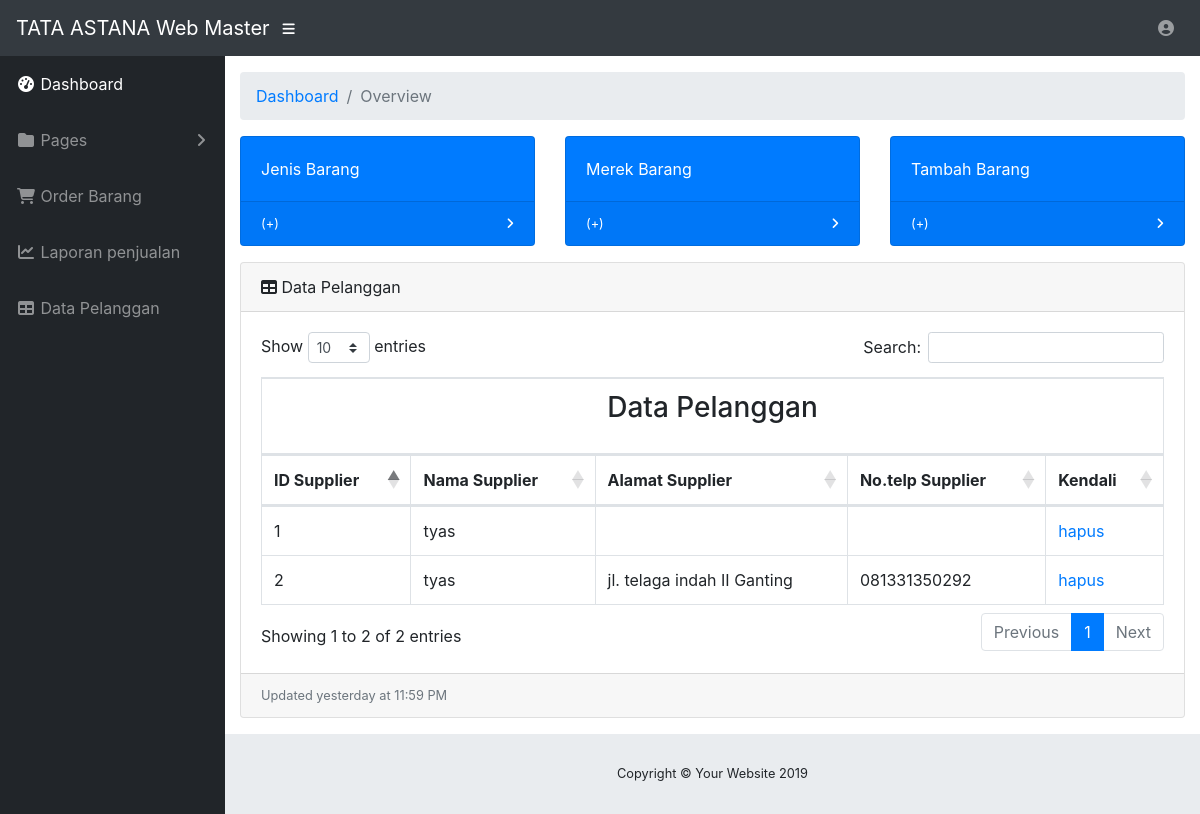
The app's page /tatamaster/datapel.php with its own data.
### tables this page shows
CREATE TABLE `user` (
  `id_pel` int(11) NOT NULL,
  `nama_pel` varchar(80) NOT NULL,
  `alamat_pel` varchar(225) NOT NULL,
  `no_telp_pel` varchar(13) NOT NULL,
  `username` varchar(80) NOT NULL,
  `password` varchar(80) NOT NULL
);

### tatamaster/datapel.php (the view, shortened to what this page needs)
<!DOCTYPE html>
<html lang="en">
<head>
  <link href="vendor/fontawesome-free/css/all.min.css" rel="stylesheet" type="text/css">
  <link href="vendor/datatables/dataTables.bootstrap4.css" rel="stylesheet">
  <link href="css/sb-admin.css" rel="stylesheet">
</head>
<body id="page-top">
  <nav class="navbar navbar-expand navbar-dark bg-dark static-top">
    <a class="navbar-brand mr-1" href="dashboard.php">TATA ASTANA Web Master</a>
    <button class="btn btn-link btn-sm text-white order-1 order-sm-0" id="sidebarToggle" href="#">
      <i class="fas fa-bars"></i>
    </button>
    <ul class="navbar-nav ml-auto ml-md-0">
      <li class="nav-item dropdown no-arrow">
        <a class="nav-link dropdown-toggle" href="#" id="userDropdown" role="button" data-toggle="dropdown" aria-haspopup="true" aria-expanded="false">
          <i class="fas fa-user-circle fa-fw"></i>
        </a>
      </li>
    </ul>
  </nav>
  <div id="wrapper">
<?php include 'sidebar.php'; ?>
    <div id="content-wrapper">
      <div class="container-fluid">
        <ol class="breadcrumb">
          <li class="breadcrumb-item">
            <a href="dashboard.php">Dashboard</a>
          </li>
          <li class="breadcrumb-item active">Overview</li>
        </ol>
        <div class="row">
          <div class="col-xl-4 col-sm-6 mb-3">
            <div class="card text-white bg-primary o-hidden h-100">
              <div class="card-body">
                <div class="mr-5">Jenis Barang</div>
              </div>
              <a class="card-footer text-white clearfix small z-1" href="jenis.php">
                <span class="float-left">(+)</span>
                <span class="float-right">
                  <i class="fas fa-angle-right"></i>
                </span>
              </a>
            </div>
          </div>
          <div class="col-xl-4 col-sm-6 mb-3">
            <div class="card text-white bg-primary o-hidden h-100">
              <div class="card-body">
                <div class="mr-5">Merek Barang</div>
              </div>
              <a class="card-footer text-white clearfix small z-1" href="merek.php">
                <span class="float-left">(+)</span>
                <span class="float-right">
                  <i class="fas fa-angle-right"></i>
                </span>
              </a>
            </div>
          </div>
          <div class="col-xl-4 col-sm-6 mb-3">
            <div class="card text-white bg-primary o-hidden h-100">
              <div class="card-body">
                <div class="mr-5">Tambah Barang</div>
              </div>
              <a class="card-footer text-white clearfix small z-1" href="tambah.php">
                <span class="float-left">(+)</span>
                <span class="float-right">
                  <i class="fas fa-angle-right"></i>
                </span>
              </a>
            </div>
          </div>
        </div>
        <div class="card mb-3">
          <div class="card-header">
            <i class="fas fa-table"></i>
            Data Pelanggan</div>
          <div class="card-body">
		  <form method="POST" action="supplier.php">
            <div class="table-responsive">
			  <table class="table table-bordered" id="dataTable" width="100%" cellspacing="0">
				<thead>
				<tr>
				  <tr>
					<th scope="col" colspan="5"><h3><p class="text-center">Data Pelanggan</p></h3></th>
				  </tr>
				  <th scope="col">ID Supplier</th>
				  <th scope="col">Nama Supplier</th>
				  <th scope="col">Alamat Supplier</th>
				  <th scope="col">No.telp Supplier</th>
				  <th scope="col">Kendali</th>
				</tr>
				</thead>
				<tbody>
				<?php
				$rs=mysqli_query($conn,"Select * from user order by id_pel");
				while($row=mysqli_fetch_array($rs)){
					echo "<tr>";
						echo "<td>".$row['id_pel']."</td>";
						echo "<td>".$row['nama_pel']."</td>";
						echo "<td>".$row['alamat_pel']."</td>";
						echo "<td>".$row['no_telp_pel']."</td>";
						echo "<td><a href='hpssup.php?id=".$row['id_pel']."'>hapus</a>
							  </td>";
					echo "</tr>";
				}?>
				</tbody>
			  </table>
            </div>
		  </form>
          </div>
          <div class="card-footer small text-muted">Updated yesterday at 11:59 PM</div>
        </div>
      </div>
      <footer class="sticky-footer">
        <div class="container my-auto">
          <div class="copyright text-center my-auto">
            <span>Copyright © Your Website 2019</span>
          </div>
        </div>
      </footer>
    </div>
  </div>
</body>
</html>

### records on screen
user: id_pel "1", nama_pel "tyas"
user: id_pel "2", nama_pel "tyas", alamat_pel "jl. telaga indah II Ganting", no_telp_pel "081331350292"
